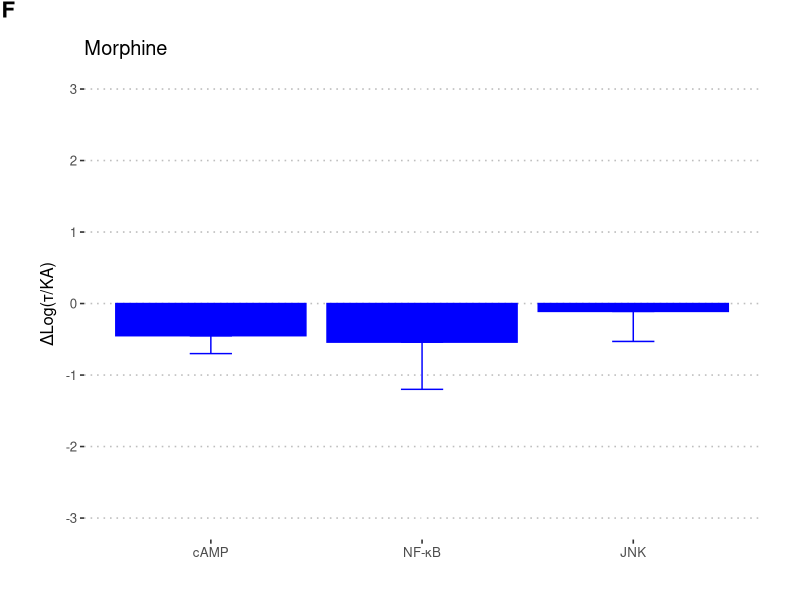
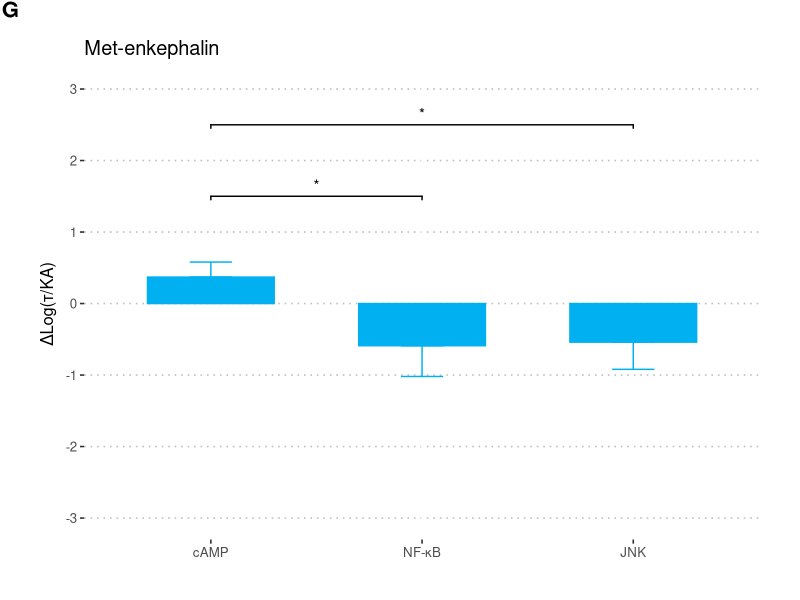
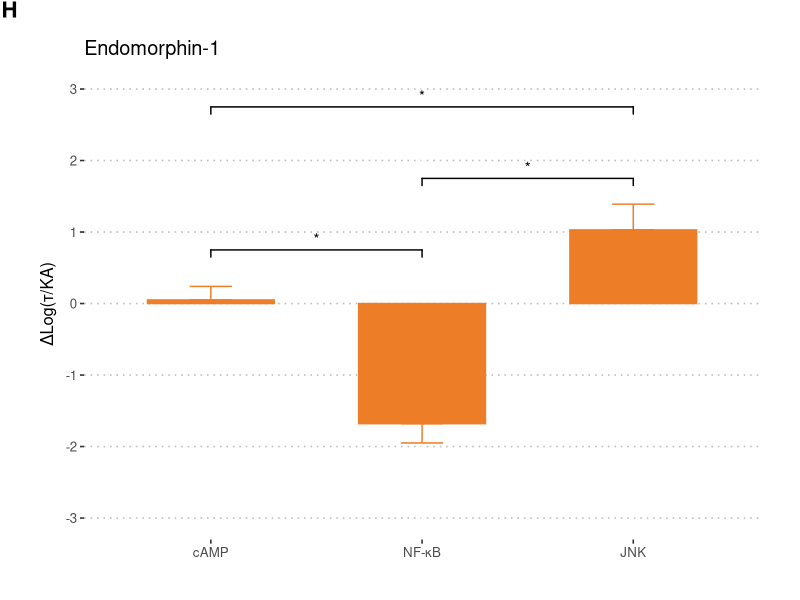
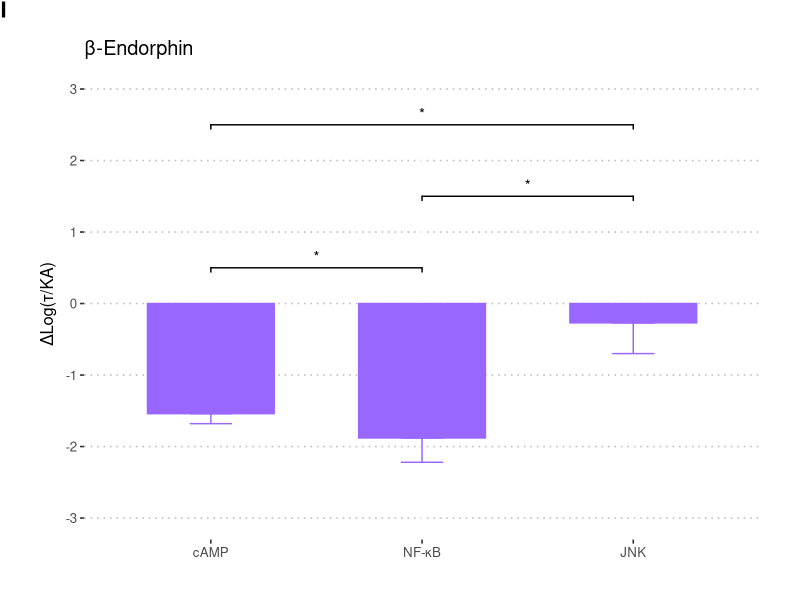
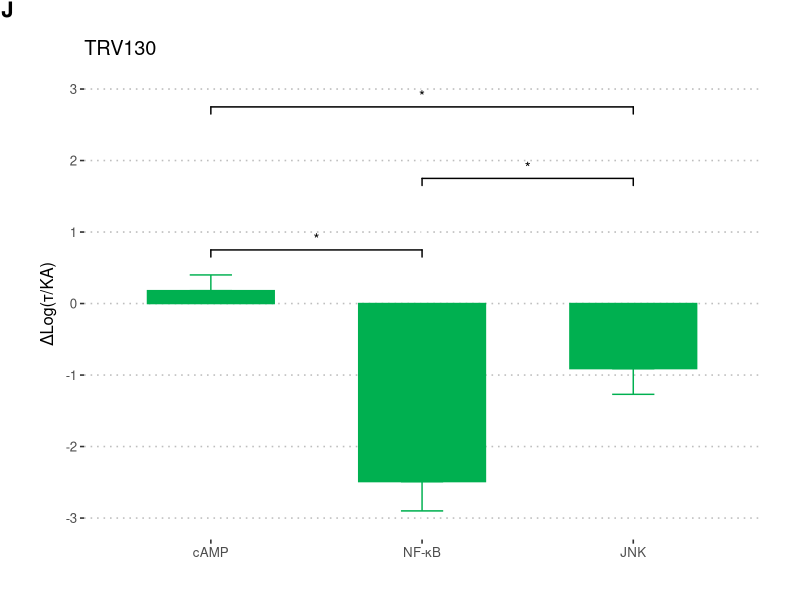
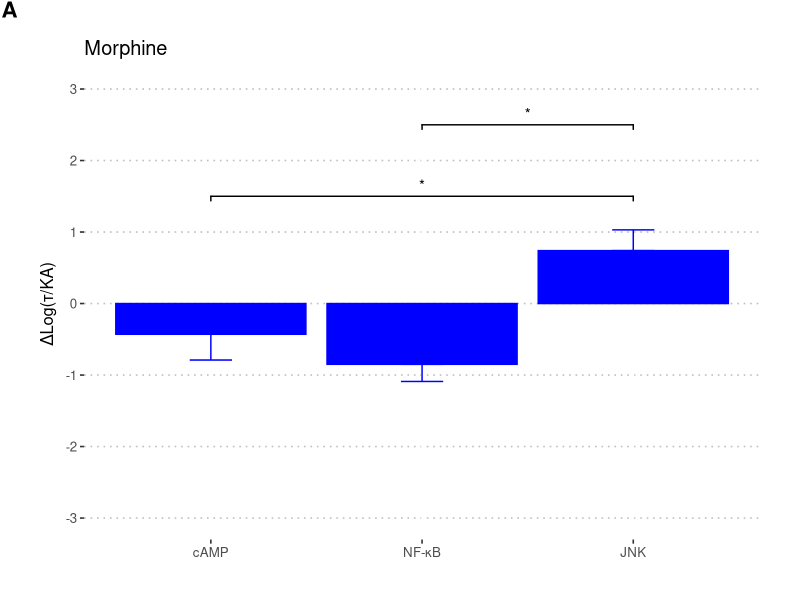
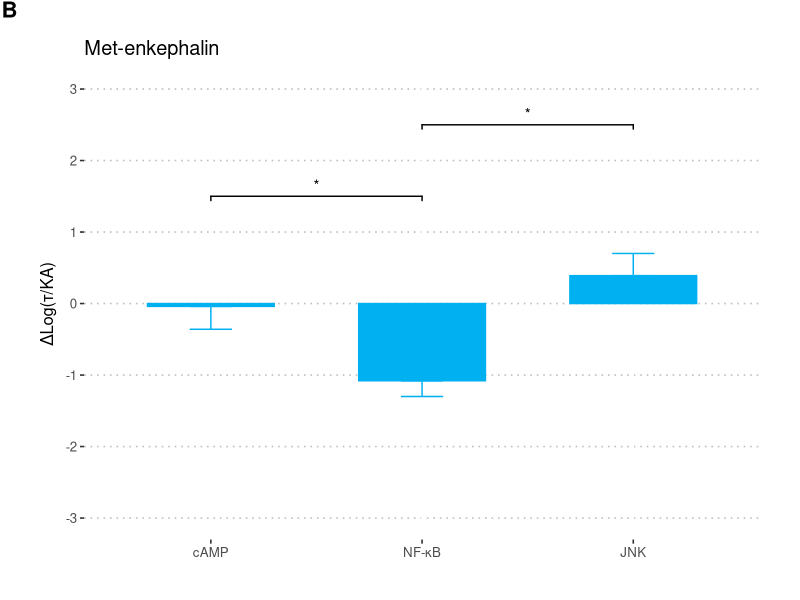
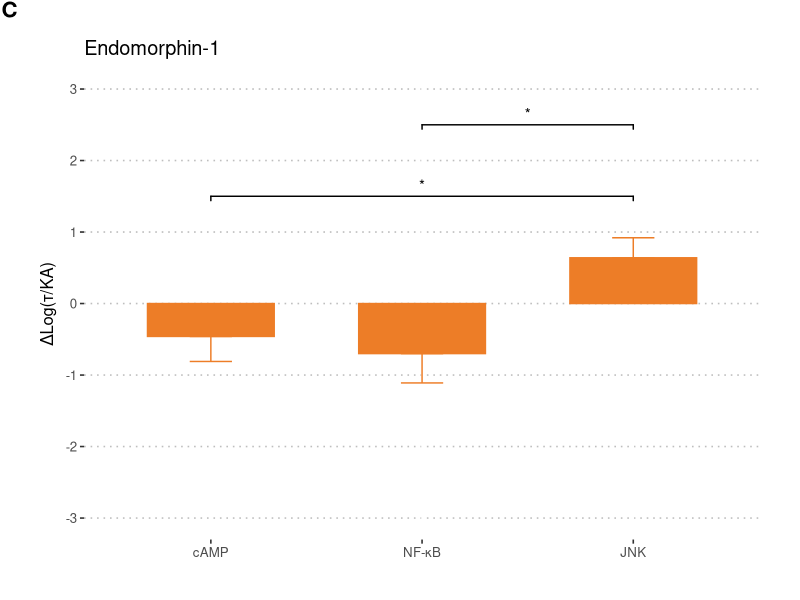

The R script that drew these images, in order:
# Barplots of delta logKa
# Copy and past in R console to run!!!!
library(tidyverse)
library(ggpubr)
library(forcats)
library(ggsignif)

# Import deltalog data
df <- as.data.frame(read.csv(file = "data/deltalogka_2019_01_25.csv", header = TRUE, sep = ","))

# columns
cols <- c("Morphine", "Met.enkephalin", "endomorphin.1", "b.endorphin", "TRV130")

# Filter data fram by only human data
humandf <- dplyr::filter(df, grepl("Human", X))
humandf$X <- factor(humandf$X, levels = humandf$X)

# Filter data fram by only monkey data
mmdf <- dplyr::filter(df, grepl("Monkey", X))
mmdf$X <- factor(mmdf$X, levels = mmdf$X)

# Monkey Morphine Plot
mmmor <- ggplot(mmdf, aes(x = mmdf$X, y = Morphine)) +
  geom_errorbar(aes(ymin = Morphine, ymax = Morphine-Morphine.SEM), width = .2, color = "#0000ff", position = position_dodge(.9)) +
  geom_bar(position = position_dodge(), stat = "identity", fill = "#0000ff", colour="#0000ff") +
  scale_x_discrete(labels = c(
    "Monkey cAMP" = "cAMP",
    "Monkey NFkB" = "NF-κB",
    "Monkey JNK" = "JNK"
  )) +
  theme(
    panel.grid.major = element_blank(), panel.grid.minor = element_blank(),
    panel.background = element_blank()
  ) + ggtitle("Morphine") +
  xlab(NULL) + ylab("ΔLog(τ/KA)") + theme_pubclean() +
  scale_y_continuous(breaks=c(-3,-2, -1, 0, 1, 2, 3), limits=c(-3, 3)) +
  theme(plot.margin = unit(c(2,2,2,2), "lines"))

mmmor <- annotate_figure(mmmor, fig.lab = "F", fig.lab.face = "bold", fig.lab.size = 16)


ggsave("figures/2019_01_25/monkey_morphine.tiff", device = "tiff")

# Monkey Metenkephalin Plot
mmmet<- ggplot(mmdf, aes(x = fct_inorder(mmdf$X), y = mmdf$Met.enkephalin)) +
  geom_signif(annotations = c(formatC("*"),formatC("*")), y_position = c(2.5, 1.5), xmin=c(1, 1), xmax=c(3, 2)) +
  geom_bar(position = position_dodge(.01), width = 0.6, stat = "identity", fill = "#00b0f0", colour="#00b0f0") +
  geom_errorbar(data=mmdf[mmdf$Met.enkephalin > 0,], inherit.aes = F, aes(x= mmdf[mmdf$Met.enkephalin > 0,]$X, ymin = mmdf[mmdf$Met.enkephalin > 0,]$Met.enkephalin, ymax = mmdf[mmdf$Met.enkephalin > 0,]$Met.enkephalin+mmdf[mmdf$Met.enkephalin > 0,]$Met.enkephalin.SEM), width = .2, color = "#00b0f0", position = position_dodge(.9)) +
  geom_errorbar(data=mmdf[mmdf$Met.enkephalin < 0,], inherit.aes = F, aes(x= mmdf[mmdf$Met.enkephalin < 0,]$X, ymin = mmdf[mmdf$Met.enkephalin < 0,]$Met.enkephalin, ymax = mmdf[mmdf$Met.enkephalin < 0,]$Met.enkephalin-mmdf[mmdf$Met.enkephalin < 0,]$Met.enkephalin.SEM), width = .2, color = "#00b0f0", position = position_dodge(.9)) +
  scale_x_discrete(labels = c(
    "Monkey cAMP" = "cAMP",
    "Monkey NFkB" = "NF-κB",
    "Monkey JNK" = "JNK"
  )) +
  theme(
    panel.grid.major = element_blank(), panel.grid.minor = element_blank(),
    panel.background = element_blank()
  ) + ggtitle("Met-enkephalin") +
  xlab(NULL) + ylab("ΔLog(τ/KA)") + theme_pubclean() +
  scale_y_continuous(breaks=c(-3,-2, -1, 0, 1, 2, 3), limits=c(-3, 3)) +
  theme(plot.margin = unit(c(2,2,2,2), "lines"))
mmmet<- annotate_figure(mmmet, fig.lab = "G", fig.lab.face = "bold", fig.lab.size = 16)

ggsave("figures/2019_01_25/monkey_metenkephalin.tiff", device = "tiff")

# Monkey endomorphin.1 Plot
mmendo <- ggplot(mmdf, aes(x = fct_inorder(mmdf$X), y = mmdf$endomorphin.1)) +
  geom_signif(annotations = c(formatC("*"),formatC("*"), formatC("*")), y_position = c(2.75, .75, 1.75), xmin=c(1, 1, 2), xmax=c(3, 2, 3)) +
  geom_bar(position = position_dodge(.01), width = 0.6, stat = "identity", fill = "#ed7d27", colour="#ed7d27") +
  geom_errorbar(data=mmdf[mmdf$endomorphin.1 > 0,], inherit.aes = F, aes(x = mmdf[mmdf$endomorphin.1 > 0,]$X, ymin = mmdf[mmdf$endomorphin.1 > 0,]$endomorphin.1, ymax = mmdf[mmdf$endomorphin.1 > 0,]$endomorphin.1 + mmdf[mmdf$endomorphin.1 > 0,]$endomorphin.1.SEM), width = .2, color = "#ed7d27", position = position_dodge(.9)) +
  geom_errorbar(data=mmdf[mmdf$endomorphin.1 < 0,], inherit.aes = F, aes(x = mmdf[mmdf$endomorphin.1 < 0,]$X, ymin = mmdf[mmdf$endomorphin.1 < 0,]$endomorphin.1, ymax = mmdf[mmdf$endomorphin.1 < 0,]$endomorphin.1 - mmdf[mmdf$endomorphin.1 < 0,]$endomorphin.1.SEM), width = .2, color = "#ed7d27", position = position_dodge(.9)) +
  scale_x_discrete(labels = c(
    "Monkey cAMP" = "cAMP",
    "Monkey NFkB" = "NF-κB",
    "Monkey JNK" = "JNK"
  )) +
  theme(
    panel.grid.major = element_blank(), panel.grid.minor = element_blank(),
    panel.background = element_blank()
  ) + ggtitle("Endomorphin-1") +
  xlab(NULL) + ylab("ΔLog(τ/KA)") + theme_pubclean() +
  scale_y_continuous(breaks=c(-3,-2, -1, 0, 1, 2, 3), limits=c(-3, 3)) +
  theme(plot.margin = unit(c(2,2,2,2), "lines"))
mmendo <- annotate_figure(mmendo, fig.lab = "H", fig.lab.face = "bold", fig.lab.size = 16)

ggsave("figures/2019_01_25/monkey_endomorphin1.tiff", device = "tiff")

# Monkey beta-Endorphin Plot
mmbe <- ggplot(mmdf, aes(x = fct_inorder(mmdf$X), y = mmdf$b.endorphin)) +
  geom_signif(annotations = c(formatC("*"),formatC("*"), formatC("*")), y_position = c(2.5, .5, 1.5), xmin=c(1, 1, 2), xmax=c(3, 2, 3)) +
  geom_bar(position = position_dodge(.01), width = 0.6, stat = "identity", fill = "#9966ff", colour="#9966ff") +
  geom_errorbar(data=mmdf[mmdf$b.endorphin > 0,], inherit.aes = F, aes(x = mmdf[mmdf$b.endorphin > 0,]$X, ymin = mmdf[mmdf$b.endorphin > 0,]$b.endorphin, ymax = mmdf[mmdf$b.endorphin > 0,]$b.endorphin + mmdf[mmdf$b.endorphin > 0,]$b.endorphin.SEM), width = .2, color = "#9966ff", position = position_dodge(.9)) +
  geom_errorbar(data=mmdf[mmdf$b.endorphin < 0,], inherit.aes = F, aes(x = mmdf[mmdf$b.endorphin < 0,]$X, ymin = mmdf[mmdf$b.endorphin < 0,]$b.endorphin, ymax = mmdf[mmdf$b.endorphin < 0,]$b.endorphin - mmdf[mmdf$b.endorphin < 0,]$b.endorphin.SEM), width = .2, color = "#9966ff", position = position_dodge(.9)) +
  scale_x_discrete(labels = c(
    "Monkey cAMP" = "cAMP",
    "Monkey NFkB" = "NF-κB",
    "Monkey JNK" = "JNK"
  )) +
  theme(
    panel.grid.major = element_blank(), panel.grid.minor = element_blank(),
    panel.background = element_blank()
  ) + ggtitle("β-Endorphin") +
  xlab(NULL) + ylab("ΔLog(τ/KA)") + theme_pubclean() +
  scale_y_continuous(breaks=c(-3,-2, -1, 0, 1, 2, 3), limits=c(-3, 3)) +
  theme(plot.margin = unit(c(2,2,2,2), "lines"))
mmbe <- annotate_figure(mmbe, fig.lab = "I", fig.lab.face = "bold", fig.lab.size = 16)

ggsave("figures/2019_01_25/monkey_betaendorphin.tiff", device = "tiff")

# Monkey TRV130 Plot
mmtrv <- ggplot(mmdf, aes(fct_inorder(mmdf$X), y = TRV130)) +
  geom_signif(annotations = c(formatC("*"),formatC("*"), formatC("*")), y_position = c(2.75, .75, 1.75), xmin=c(1, 1, 2), xmax=c(3, 2, 3)) +
  geom_errorbar(data=mmdf[mmdf$TRV130 > 0,], inherit.aes = F, aes(x= mmdf[mmdf$TRV130 > 0,]$X, ymin = mmdf[mmdf$TRV130 > 0,]$TRV130, ymax = mmdf[mmdf$TRV130 > 0,]$TRV130 + mmdf[mmdf$TRV130 > 0,]$TRV130.SEM), width = .2, color = "#00b050", position = position_dodge(.9)) +
  geom_errorbar(data=mmdf[mmdf$TRV130 < 0,], inherit.aes = F, aes(x= mmdf[mmdf$TRV130 < 0,]$X, ymin = mmdf[mmdf$TRV130 < 0,]$TRV130, ymax = mmdf[mmdf$TRV130 < 0,]$TRV130 - mmdf[mmdf$TRV130 < 0,]$TRV130.SEM), width = .2, color = "#00b050", position = position_dodge(.9)) +
  geom_bar(position = position_dodge(.01), width = 0.6, stat = "identity", fill = "#00b050", colour = "#00b050") +
  scale_x_discrete(labels = c(
    "Monkey cAMP" = "cAMP",
    "Monkey NFkB" = "NF-κB",
    "Monkey JNK" = "JNK"
  )) +
  theme(
    panel.grid.major = element_blank(), panel.grid.minor = element_blank(),
    panel.background = element_blank()
  ) + ggtitle("TRV130") +
  xlab(NULL) + ylab("ΔLog(τ/KA)") + theme_pubclean() +
  scale_y_continuous(breaks=c(-3,-2, -1, 0, 1, 2, 3), limits=c(-3, 3)) +
  theme(plot.margin = unit(c(2,2,2,2), "lines"))
mmtrv <- annotate_figure(mmtrv, fig.lab = "J", fig.lab.face = "bold", fig.lab.size = 16)

ggsave("figures/2019_01_25/monkey_trv130.tiff", device = "tiff")

###############################################################################
###############################################################################
###############################################################################
###############################################################################
###############################################################################

humanmor <- ggplot(humandf, aes(x = humandf$X, y = humandf$Morphine)) +
  geom_signif(annotations = c(formatC("*"),formatC("*")), y_position = c(1.5, 2.5), xmin=c(1, 2), xmax=c(3, 3)) +
  geom_bar(position = position_dodge(), stat = "identity", fill = "#0000ff",
           colour="#0000ff") +
  geom_errorbar(data=humandf[humandf$Morphine > 0,], inherit.aes = F, aes(x= humandf[humandf$Morphine > 0,]$X, ymin = humandf[humandf$Morphine > 0,]$Morphine, ymax = humandf[humandf$Morphine > 0,]$Morphine+humandf[humandf$Morphine > 0,]$Morphine.SEM), width = .2, color = "#0000ff", position = position_dodge(.9)) +
  geom_errorbar(data=humandf[humandf$Morphine < 0,], inherit.aes = F, aes(x= humandf[humandf$Morphine < 0,]$X, ymin = humandf[humandf$Morphine < 0,]$Morphine, ymax = humandf[humandf$Morphine < 0,]$Morphine-humandf[humandf$Morphine < 0,]$Morphine.SEM), width = .2, color = "#0000ff", position = position_dodge(.9)) +
  scale_x_discrete(labels = c(
    "Human cAMP" = "cAMP",
    "Human NFkB" = "NF-κB",
    "Human JNK" = "JNK"
  )) +
  theme(
    panel.grid.major = element_blank(), panel.grid.minor = element_blank(),
    panel.background = element_blank()
  ) + ggtitle("Morphine") +
  xlab(NULL) + ylab("ΔLog(τ/KA)") + theme_pubclean() +
  scale_y_continuous(breaks=c(-3,-2, -1, 0, 1, 2, 3), limits=c(-3, 3)) +
  theme(plot.margin = unit(c(2,2,2,2), "lines"))
humanmor <- annotate_figure(humanmor, fig.lab = "A", fig.lab.face = "bold", fig.lab.size = 16)

ggsave("figures/2019_01_25/human_morphine.tiff", device = "tiff")

# Human Metenkephalin Plot
humanmet <- ggplot(humandf, aes(x = humandf$X, y = humandf$Met.enkephalin)) +
  geom_signif(annotations = c(formatC("*"),formatC("*")), y_position = c(1.5, 2.5), xmin=c(1, 2), xmax=c(2, 3)) +
  geom_bar(position = position_dodge(.01), width = 0.6, stat = "identity", fill = "#00b0f0", colour="#00b0f0") +
  geom_errorbar(data=humandf[humandf$Met.enkephalin > 0,], inherit.aes = F, aes(x= humandf[humandf$Met.enkephalin > 0,]$X, ymin = humandf[humandf$Met.enkephalin > 0,]$Met.enkephalin, ymax = humandf[humandf$Met.enkephalin > 0,]$Met.enkephalin+humandf[humandf$Met.enkephalin > 0,]$Met.enkephalin.SEM), width = .2, color = "#00b0f0", position = position_dodge(.9)) +
  geom_errorbar(data=humandf[humandf$Met.enkephalin < 0,], inherit.aes = F, aes(x= humandf[humandf$Met.enkephalin < 0,]$X, ymin = humandf[humandf$Met.enkephalin < 0,]$Met.enkephalin, ymax = humandf[humandf$Met.enkephalin < 0,]$Met.enkephalin-humandf[humandf$Met.enkephalin < 0,]$Met.enkephalin.SEM), width = .2, color = "#00b0f0", position = position_dodge(.9)) +
  scale_x_discrete(labels = c(
    "Human cAMP" = "cAMP",
    "Human NFkB" = "NF-κB",
    "Human JNK" = "JNK"
  )) +
  theme(
    panel.grid.major = element_blank(), panel.grid.minor = element_blank(),
    panel.background = element_blank()
  ) + ggtitle("Met-enkephalin") +
  xlab(NULL) + ylab("ΔLog(τ/KA)") + theme_pubclean() +
  scale_y_continuous(breaks=c(-3,-2, -1, 0, 1, 2, 3), limits=c(-3, 3)) +
  theme(plot.margin = unit(c(2,2,2,2), "lines"))
humanmet <- annotate_figure(humanmet, fig.lab = "B", fig.lab.face = "bold", fig.lab.size = 16)

ggsave("figures/2019_01_25/human_metenkephalin.tiff", device = "tiff")

# Human endomorphin.1 Plot
humanendo <- ggplot(humandf, aes(x = humandf$X, y = humandf$endomorphin.1)) +
  geom_signif(annotations = c(formatC("*"),formatC("*")), y_position = c(1.5, 2.5), xmin=c(1, 2), xmax=c(3, 3)) +
  geom_bar(width = 0.6, stat = "identity", fill = "#ed7d27", colour="#ed7d27") +
  geom_errorbar(data=humandf[humandf$endomorphin.1 > 0,], inherit.aes = F, aes(x= humandf[humandf$endomorphin.1 > 0,]$X, ymin = humandf[humandf$endomorphin.1 > 0,]$endomorphin.1, ymax = humandf[humandf$endomorphin.1 > 0,]$endomorphin.1 + humandf[humandf$endomorphin.1 > 0,]$endomorphin.1.SEM), width = .2, color = "#ed7d27") +
  geom_errorbar(data=humandf[humandf$endomorphin.1 < 0,], inherit.aes = F, aes(x= humandf[humandf$endomorphin.1 < 0,]$X, ymin = humandf[humandf$endomorphin.1 < 0,]$endomorphin.1, ymax = humandf[humandf$endomorphin.1 < 0,]$endomorphin.1 - humandf[humandf$endomorphin.1 < 0,]$endomorphin.1.SEM), width = .2, color = "#ed7d27") +
  scale_x_discrete(labels = c(
    "Human cAMP" = "cAMP",
    "Human NFkB" = "NF-κB",
    "Human JNK" = "JNK"
  )) +
  theme(
    panel.grid.major = element_blank(), panel.grid.minor = element_blank(),
    panel.background = element_blank()
  ) + ggtitle("Endomorphin-1") +
  xlab(NULL) + ylab("ΔLog(τ/KA)") + theme_pubclean() +
  scale_y_continuous(breaks=c(-3,-2, -1, 0, 1, 2, 3), limits=c(-3, 3)) +
  theme(plot.margin = unit(c(2,2,2,2), "lines"))
humanendo <- annotate_figure(humanendo, fig.lab = "C", fig.lab.face = "bold", fig.lab.size = 16)

ggsave("figures/2019_01_25/human_endomorphin1.tiff", device = "tiff")

# Human beta-Endorphin Plot
humanbe <- ggplot(humandf, aes(x = humandf$X, y = humandf$b.endorphin)) +
  geom_signif(annotations = c(formatC("*"),formatC("*"), formatC("*")), y_position = c(2.5, .5, 1.5), xmin=c(1, 1, 2), xmax=c(3, 2, 3)) +
  geom_errorbar(data=humandf[humandf$b.endorphin < 0,], inherit.aes = F, aes(x= humandf[humandf$b.endorphin < 0,]$X, ymin = humandf[humandf$b.endorphin < 0,]$b.endorphin, ymax = humandf[humandf$b.endorphin < 0,]$b.endorphin - humandf[humandf$b.endorphin < 0,]$b.endorphin.SEM), width = .2, color = "#9966ff", position = position_dodge(.9)) +
  geom_errorbar(data=humandf[humandf$b.endorphin > 0,], inherit.aes = F, aes(x= humandf[humandf$b.endorphin > 0,]$X, ymin = humandf[humandf$b.endorphin > 0,]$b.endorphin, ymax = humandf[humandf$b.endorphin > 0,]$b.endorphin + humandf[humandf$b.endorphin > 0,]$b.endorphin.SEM), width = .2, color = "#9966ff", position = position_dodge(.9)) +
  geom_bar(position = position_dodge(.01), width = 0.6, stat = "identity", fill = "#9966ff", colour="#9966ff") +
  scale_x_discrete(labels = c(
    "Human cAMP" = "cAMP",
    "Human NFkB" = "NF-κB",
    "Human JNK" = "JNK"
  )) +
  theme(
    panel.grid.major = element_blank(), panel.grid.minor = element_blank(),
    panel.background = element_blank()
  ) + ggtitle("β-Endorphin") +
  xlab(NULL) + ylab("ΔLog(τ/KA)") + theme_pubclean() +
  scale_y_continuous(breaks=c(-3,-2, -1, 0, 1, 2, 3), limits=c(-3, 3)) +
  theme(plot.margin = unit(c(2,2,2,2), "lines"))
humanbe <- annotate_figure(humanbe, fig.lab = "D", fig.lab.face = "bold", fig.lab.size = 16)

ggsave("figures/2019_01_25/human_betaendorphin.tiff", device = "tiff")

# Human TRV130 Plot
humantrv <- ggplot(humandf, aes(x = X, y = TRV130)) +
  geom_signif(annotations = c(formatC("*"),formatC("*")), y_position = c(1.5, 2.5), xmin=c(1, 2), xmax=c(2, 3)) +
  geom_errorbar(data=humandf[humandf$TRV130 > 0,], inherit.aes = F, aes(x= humandf[humandf$TRV130 > 0,]$X, ymin = humandf[humandf$TRV130 > 0,]$TRV130, ymax = humandf[humandf$TRV130 > 0,]$TRV130 + humandf[humandf$TRV130 > 0,]$TRV130.SEM), width = .2, color = "#00b050", position = position_dodge(.9)) +
  geom_errorbar(data=humandf[humandf$TRV130 < 0,], inherit.aes = F, aes(x= humandf[humandf$TRV130 < 0,]$X, ymin = humandf[humandf$TRV130 < 0,]$TRV130, ymax = humandf[humandf$TRV130 < 0,]$TRV130 - humandf[humandf$TRV130 < 0,]$TRV130.SEM), width = .2, color = "#00b050", position = position_dodge(.9)) +
  geom_bar(position = position_dodge(.01), width = 0.6, stat = "identity", fill = "#00b050", colour = "#00b050") +
  scale_x_discrete(labels = c(
    "Human cAMP" = "cAMP",
    "Human NFkB" = "NF-κB",
    "Human JNK" = "JNK"
  )) +
  theme(
    panel.grid.major = element_blank(), panel.grid.minor = element_blank(),
    panel.background = element_blank()
  ) + ggtitle("TRV130") +
  xlab(NULL) + ylab("ΔLog(τ/KA)") + theme_pubclean() +
  scale_y_continuous(breaks=c(-3,-2, -1, 0, 1, 2, 3), limits=c(-3, 3)) +
  theme(plot.margin = unit(c(2,2,2,2), "lines"))

humantrv <- annotate_figure(humantrv, fig.lab = "E", fig.lab.face = "bold", fig.lab.size = 16)

ggsave("figures/2019_01_25/human_trv130.tiff", device = "tiff")

###############################################################################
###############################################################################
###############################################################################
###############################################################################
###############################################################################

### Arrange plots

arranged <- ggarrange(humanmor, humanmet, humanendo, humanbe, humantrv,
                      mmmor, mmmet, mmendo, mmbe, mmtrv,
                      common.legend = TRUE, ncol = 5, nrow = 2)

ggsave("figures/2019_01_25/arranged_plots_deltalogka.tiff", width = 15, height = 7, dpi = 300, device = "tiff")